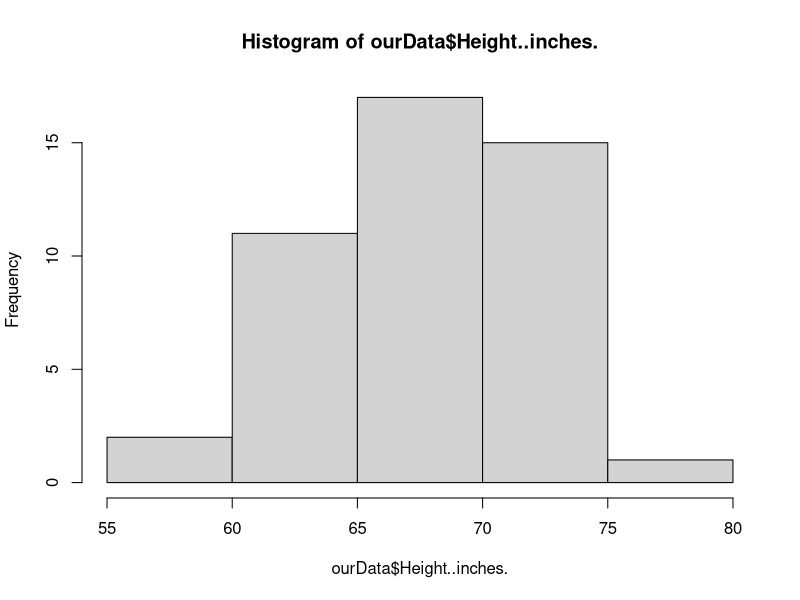
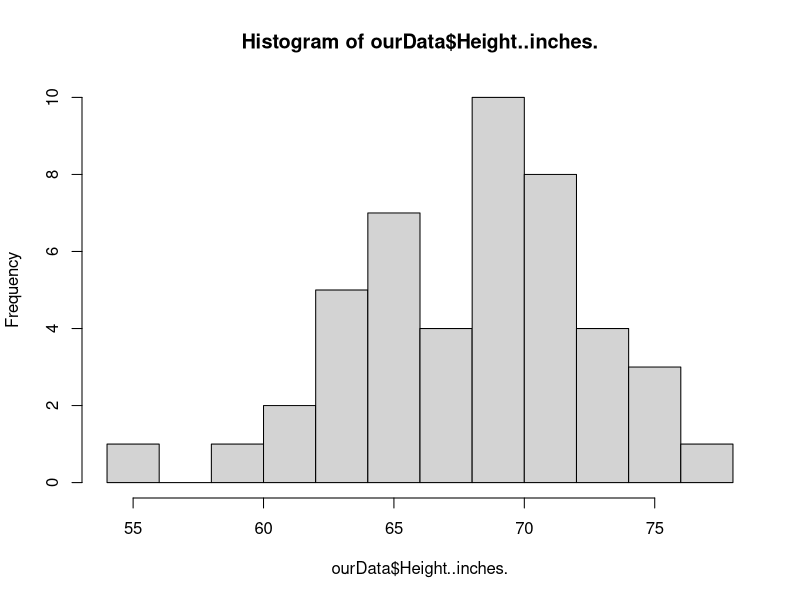
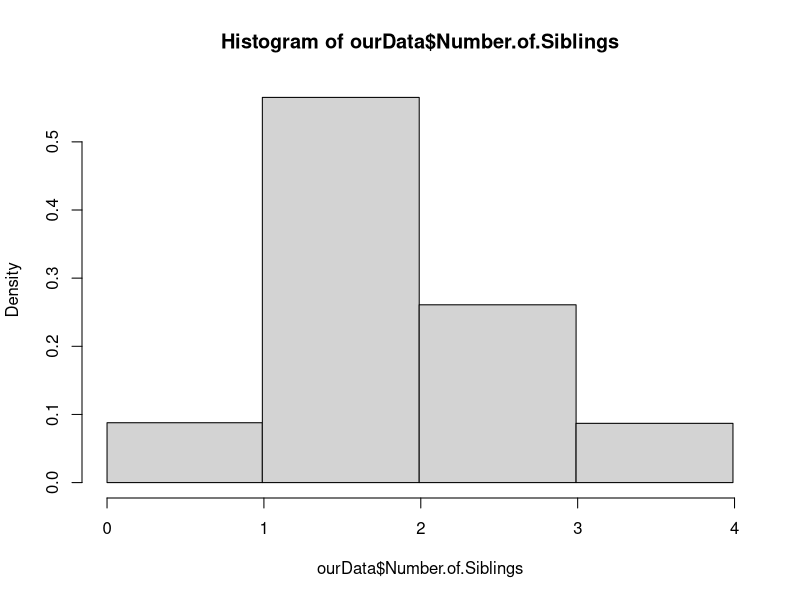
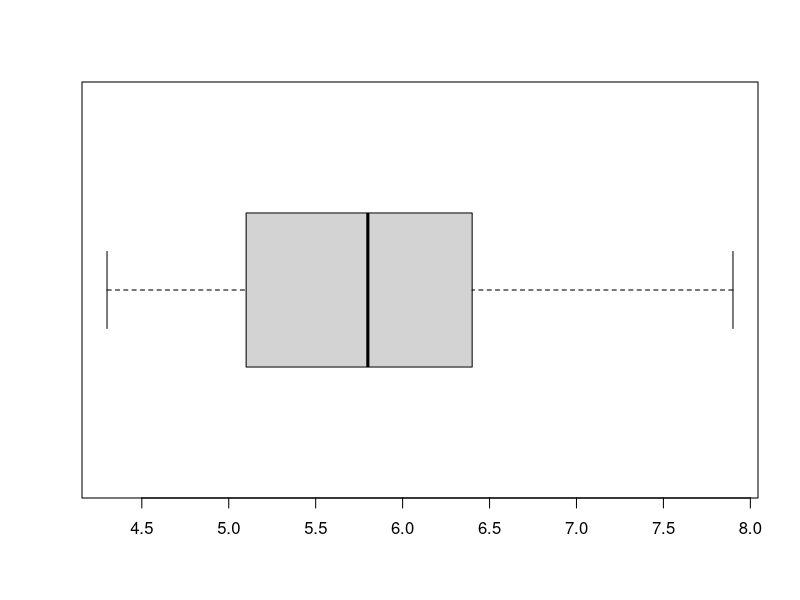
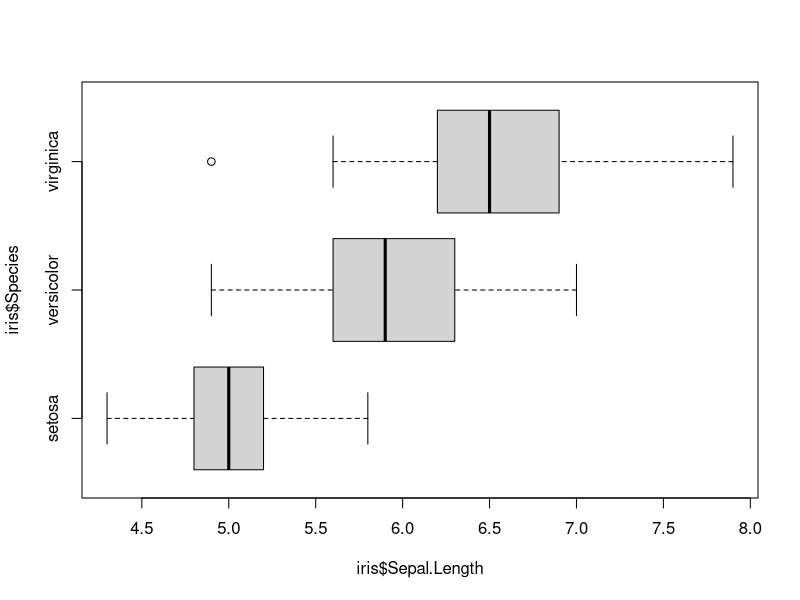
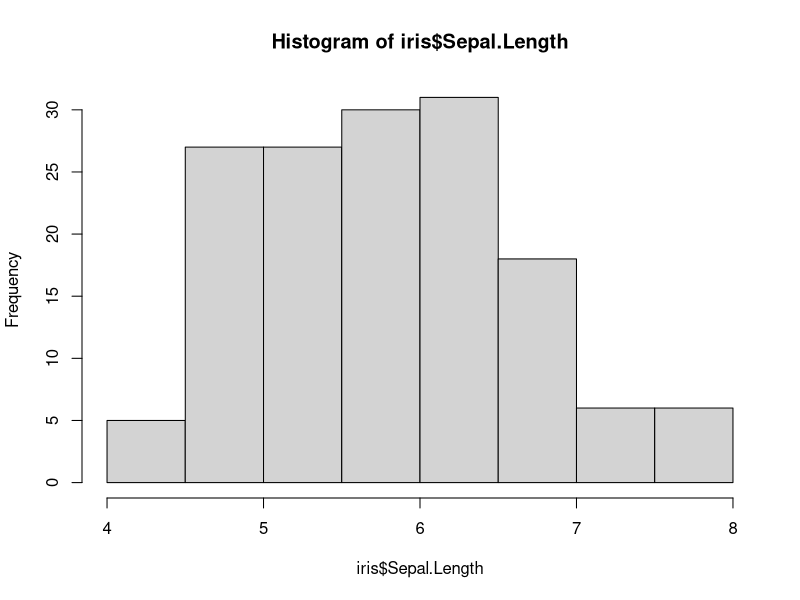
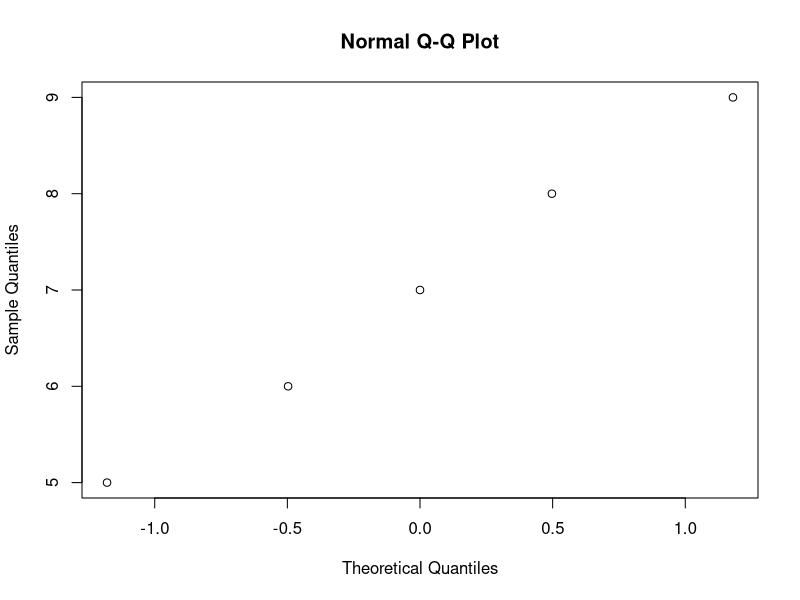
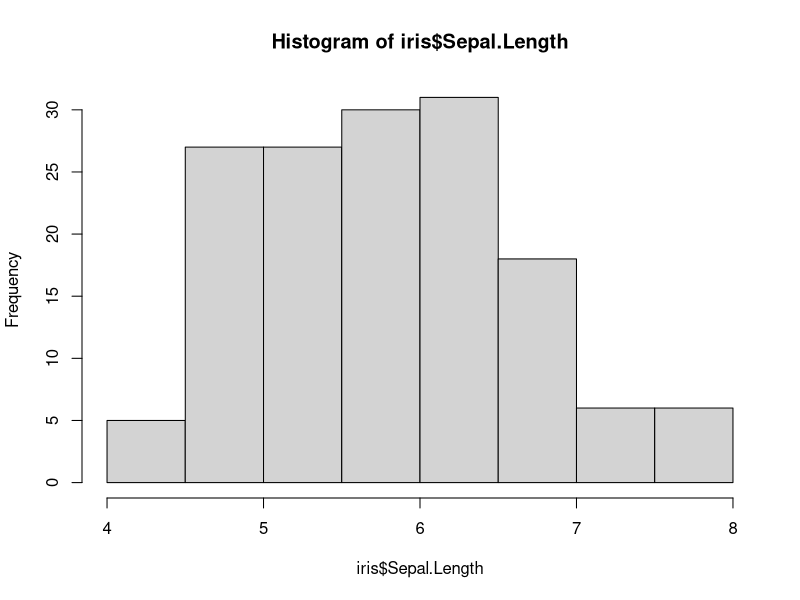

Generate these figures, in order, with R:
## ---- chunk 1

                                                                          #
knitr::opts_chunk$set(echo = TRUE, message = FALSE, warning = FALSE)      #
                                                                          #
library(tidyverse)           #The tidyverse has all of our data tools     #
library(ggthemes)            #ggthemes makes our graphs look nicer        #
                                                                          # 
theme_set(                                #this sets the theme for all    #
  theme_tufte() +                         #plots that we make             #
  theme(text=element_text(family="sans")) + 
  theme(axis.text.x = element_text(angle=-90))                            #
  )                                                                       #
                                                                          #
                                                                          #
                                                                          #

## ---- chunk 2
2+2
## ---- chunk 3
9/15
## ---- chunk 4
ourData <- read.csv("StudentData.csv")
## ---- chunk 5
head(ourData)
## ---- chunk 6
hist(ourData$Height..inches.)
## ---- chunk 7
hist(ourData$Height..inches., breaks = 10)
## ---- chunk 8
hist(ourData$Number.of.Siblings, breaks = c(0,.99,1.99,2.99, 3.99))
## ---- chunk 9
3 - 1.5*5
## ---- chunk 10
8 + 1.5*5
## ---- chunk 11
head(iris)
## ---- chunk 12
boxplot(iris$Sepal.Length, horizontal = T)
## ---- chunk 13
boxplot(iris$Sepal.Length ~ iris$Species, horizontal = T)
## ---- chunk 14
26^3*10^4
## ---- chunk 15
70/2^8
## ---- chunk 16
choose(52,5)
## ---- chunk 17
.01*.95 + .99*.1
## ---- chunk 18
.01*.95/(.01*.95 + .99*.1)
## ---- chunk 19
12/30
## ---- chunk 20
25/115
## ---- chunk 21
3/52
## ---- chunk 22
13/52 * 12/52
## ---- chunk 23
1*1/6 + 2*1/6 + 3*1/6 + 4*1/6 + 5*1/6 + 6*1/6
## ---- chunk 24
(1-3.5)^2*1/6 + (2-3.5)^2*1/6 + (3-3.5)^2*1/6 + (4-3.5)^2*1/6 + (5-3.5)^2*1/6 + (6-3.5)^2*1/6
## ---- chunk 25
sqrt(2.91666666)
## ---- chunk 26
2*120 + 1*160
## ---- chunk 27
2^2 * 5^2 + 1^2 * 7^2
## ---- chunk 28
sqrt(149)
## ---- chunk 29
20*.8^3*.2^3
## ---- chunk 30
1-exp(-5/140)*(5/140)^0/1
## ---- chunk 31
1-exp(-50/140)*(50/140)^0/1
## ---- chunk 32
20^2/25 - 7.5^2/25
## ---- chunk 33
20^3/(12.5*3) - 7.5^3/(12.5*3)
## ---- chunk 34
202.08 - 13.75^2
## ---- chunk 35
1-.9971
## ---- chunk 36
.9693 - .4013
## ---- chunk 37
(65 - 64)/2.4
## ---- chunk 38
(75 - 64)/2.4
## ---- chunk 39
1.645*2.4 + 64
## ---- chunk 40
pnorm(1.49)
## ---- chunk 41
qnorm(.6)
## ---- chunk 42
(70-69)/2.7
## ---- chunk 43
(66-69)/2.7
## ---- chunk 44
pnorm(.37)
## ---- chunk 45
pnorm(-1.11)
## ---- chunk 46
pnorm(.37)-pnorm(-1.11)
## ---- chunk 47
qnorm(.25)
## ---- chunk 48
qnorm(.75)
## ---- chunk 49
-.67*2.7+69
## ---- chunk 50
.67*2.7+69
## ---- chunk 51
70.8-67.2
## ---- chunk 52
100*1/6
## ---- chunk 53
sqrt(100*1/6*5/6)
## ---- chunk 54
(20-16.667)/3.727
## ---- chunk 55
pnorm(.89)
## ---- chunk 56
(17.5-16.667)/3.727
## ---- chunk 57
(16.5-16.667)/3.727
## ---- chunk 58
pnorm(0.22)-pnorm(-0.04)
## ---- chunk 59
(20.5-16.667)/3.727
## ---- chunk 60
(-.5 - 16.667)/3.727
## ---- chunk 61
pnorm(1.03) - pnorm(-4.61)
## ---- chunk 62
pbinom(20,100,1/6)
## ---- chunk 63
pnorm(20,16.667,3.727)
## ---- chunk 64
pnorm(20.5,16.667,3.727)-pnorm(-.5,16.667,3.727)
## ---- chunk 65
1-exp(-2.3) - exp(-2.3)*2.3
## ---- chunk 66
-exp(-2.3*1.5)+1
## ---- chunk 67
head(iris)
## ---- chunk 68
hist(iris$Sepal.Length)
## ---- chunk 69
qnorm(.1)
## ---- chunk 70
qnorm(.3)
## ---- chunk 71
qqnorm(c(5,6,7,8,9))
## ---- chunk 72
hist(iris$Sepal.Length)
## ---- chunk 73
qqnorm(iris$Sepal.Length)
## ---- chunk 74
head(iris)
## ---- chunk 75
hist(iris$Petal.Length)
## ---- chunk 76
qqnorm(iris$Petal.Length)
## ---- chunk 77
(65-64)/2.4
## ---- chunk 78
1-pnorm(.42)
## ---- chunk 79
(65-64)/(2.4/sqrt(10))
## ---- chunk 80
1-pnorm(1.32)
## ---- chunk 81
100*.55
## ---- chunk 82
100*(1-.55)
## ---- chunk 83
(.5 - .55)/sqrt(.55*(1-.55)/100)
## ---- chunk 84
pnorm(-1.01)
## ---- chunk 85
qnorm(.025)
## ---- chunk 86
69-1.96*2.7/sqrt(36)
## ---- chunk 87
69+1.96*2.7/sqrt(36)
## ---- chunk 88
18.2 - 1.96*1.7/sqrt(40)
## ---- chunk 89
18.2 + 1.96*1.7/sqrt(40)
